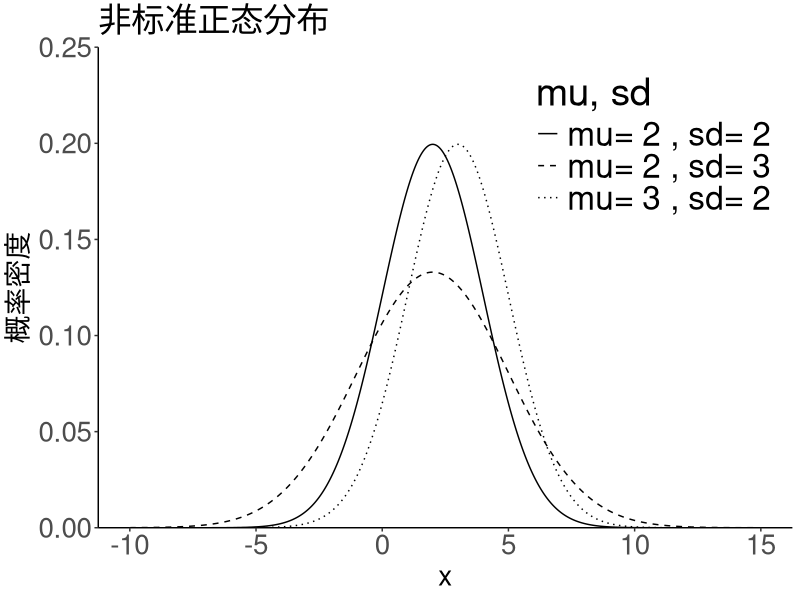
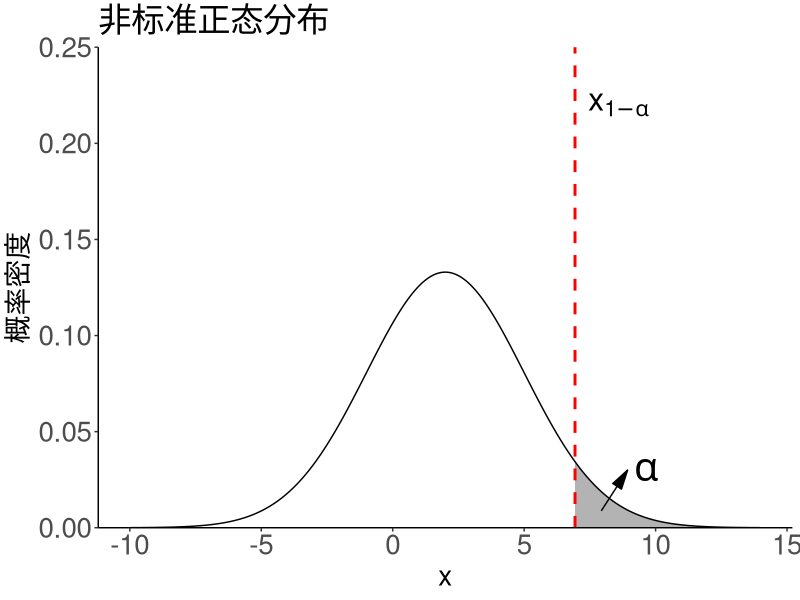
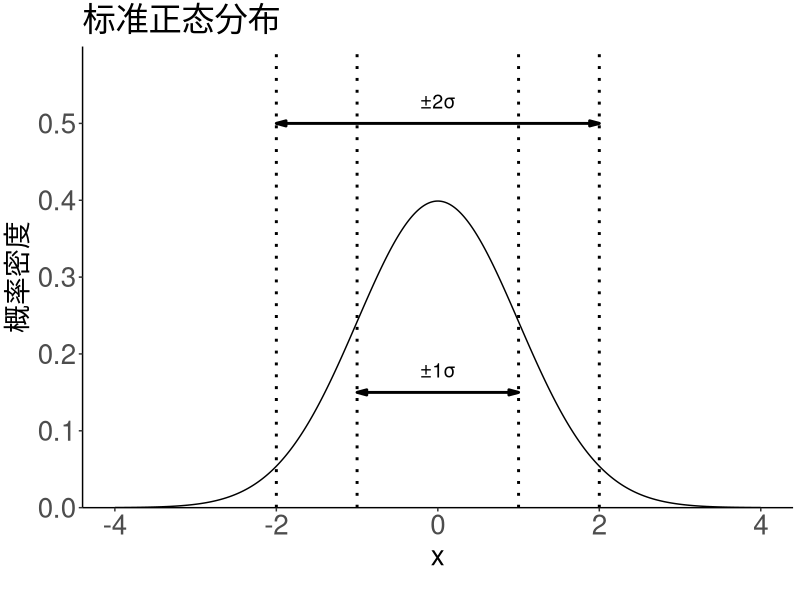
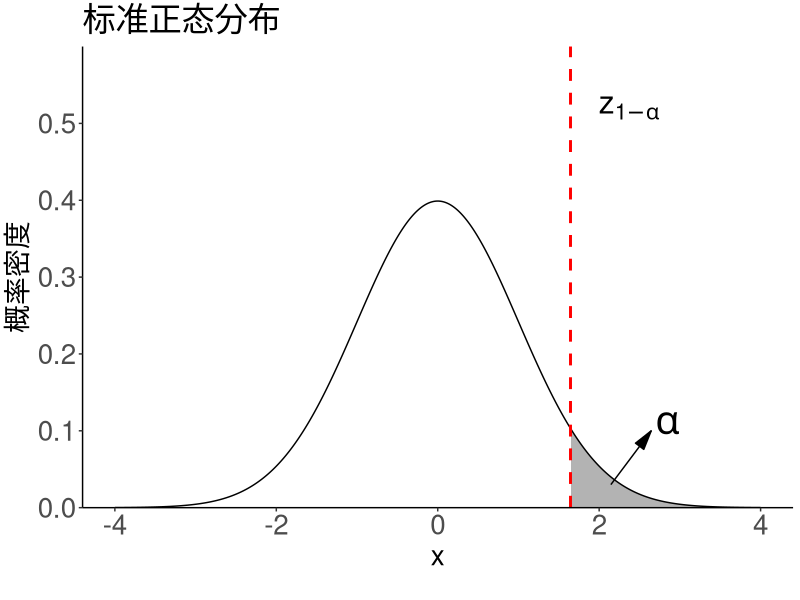
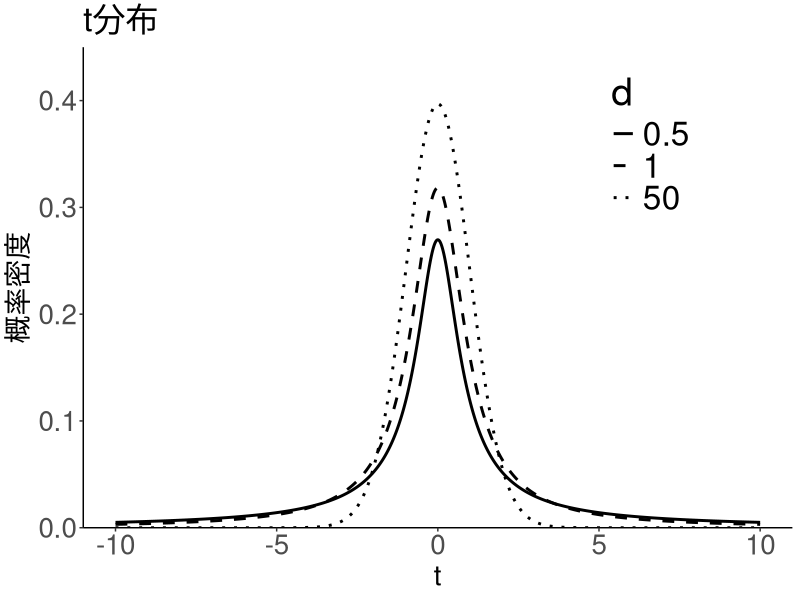
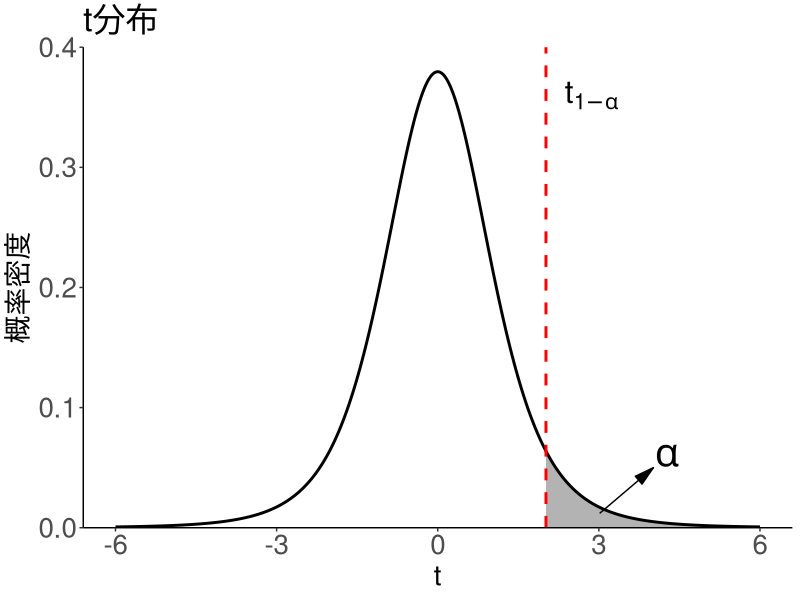
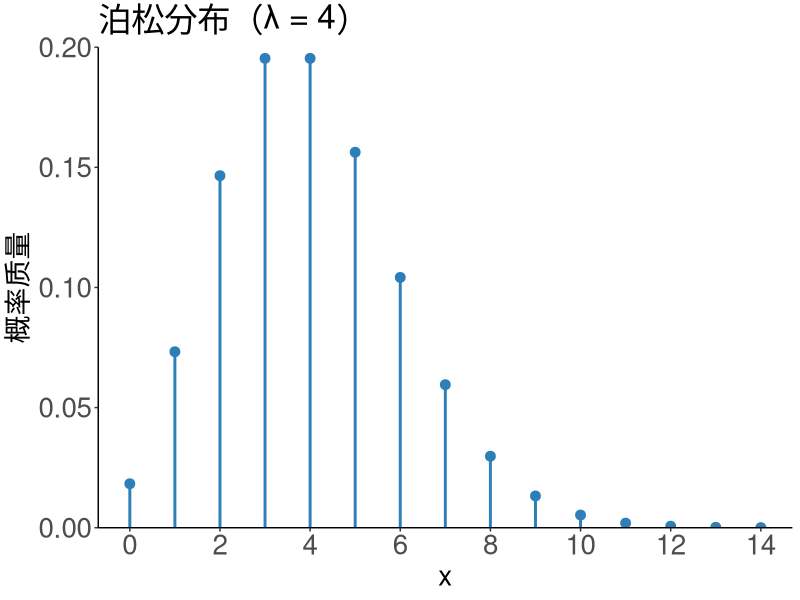
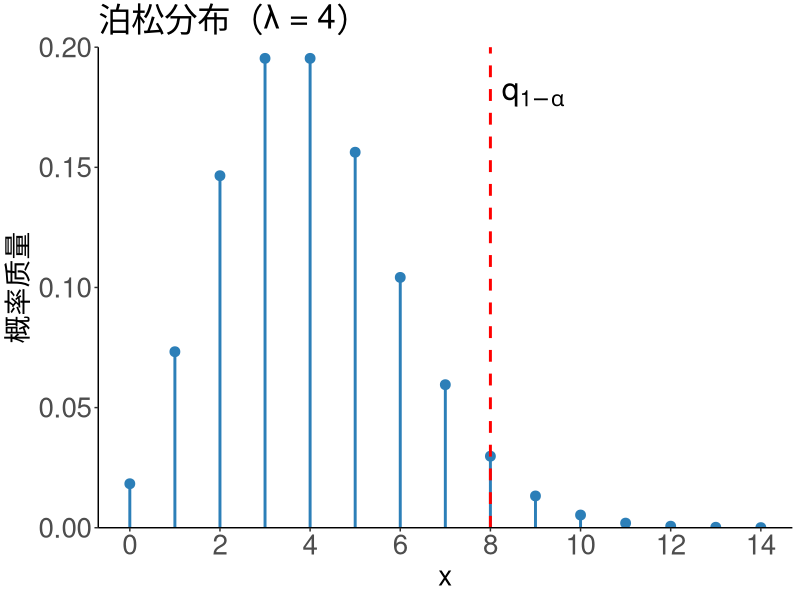

Here is the R script that generated these plots, in order:
library(gridExtra)
library(ggplot2)
library(grid)  # 用于定义箭头

##################### 1.非标准正态分布##########################
# 创建x值的范围
x <- seq(-10, 15, by = 0.01)
params <- data.frame(mu = c(2, 2, 3), sd = c(2, 3, 2))  # 指定自由度组合
df <- do.call(rbind, lapply(1:nrow(params), function(i) {
  mu <- params$mu[i]
  sd <- params$sd[i]
  y <- dnorm(x, mean = mu, sd = sd)
  data.frame(x = x, y = y, mu = mu, sd = sd)
}))
df$group <- factor(paste("mu=", df$mu, ", sd=", df$sd))

set.seed(123)
# 绘图
p1a <- ggplot(df, aes(x = x, y = y, linetype = group, group = group)) +
  geom_line(color = "black") +
  theme_classic() +
  labs(x = "x", y = "概率密度", linetype = "mu, sd") +
  ggtitle("非标准正态分布") +
  scale_y_continuous(limits = c(0, 0.25), expand = c(0, 0)) +   # 设置y轴范围
  scale_linetype_manual(values = c("solid", "dashed", "dotted")) + # 使用不同线型区分
  theme(plot.title = element_text(size = 24),   # 设置标题字体大小
        axis.title = element_text(size = 20),   # 设置坐标轴标签字体大小
        axis.text = element_text(size = 20),    # 设置坐标轴刻度字体大小
        legend.title = element_text(size = 28), # 设置图例标题字体大小
        legend.text = element_text(size = 24),   # 设置图例文本字体大小
        legend.position = c(0.8, 0.8),          # 将图例移到图内，右上角 (80% x, 80% y)
  )
p1a

mu <- 2  # 均值
sigma <- 3  # 标准差
# 创建x值的范围
x <- seq(mu - 4*sigma, mu + 4*sigma, by = 0.01)
# 计算y值，使用非标准正态分布的公式
set.seed(123)
y <- dnorm(x, mean = mu, sd = sigma)
df <- data.frame(x = x, y = y)
# 定义 alpha
alpha <- 0.05  # 例如 0.05 显著性水平
# 计算上 alpha 分位数
x_alpha <- qnorm(1 - alpha, mean = mu, sd = sigma)

p1b <- ggplot(df, aes(x = x, y = y)) +
  geom_line(color = "black") + 
  theme_classic() + 
  geom_area(data = subset(df, x >= x_alpha), aes(x = x, y = y), fill = "black", alpha = 0.3) + # 添加阴影部分
  labs(x = "x", y = "概率密度") +
  ggtitle("非标准正态分布") +
  annotate("segment", x = x_alpha + 1, xend = x_alpha + 2, y = dnorm(x_alpha + 1, mean = mu, sd = sigma) - 0.01, yend = 0.03,  # 添加指向阴影部分的箭头
           color = "black", arrow = arrow(angle = 15, length = unit(0.2, "inches"), type = "closed")) + 
  annotate("text", 
           x = x_alpha + 2.7, y = 0.03,   # 设置文字的位置，略偏离箭头终点
           label = expression(alpha),    # 使用数学符号 \(\alpha\)
           size = 10, color = "black") + 
  geom_vline(xintercept = x_alpha, linetype = "dashed", color = "red", linewidth = 1) +
  annotate("text", x = x_alpha + 0.5, y = 0.22,
           label = "x[1-alpha]", parse = TRUE, size = 8, color = "black", hjust = 0) +
  scale_y_continuous(limits = c(0, 0.25), expand = c(0, 0)) +   # 设置y轴范围
  scale_x_continuous(
    breaks = seq(-10, 15, by = 5)
  ) + 
  theme(plot.title = element_text(size = 24),   # 设置标题字体大小
        axis.title = element_text(size = 20),   # 设置坐标轴标签字体大小
        axis.text = element_text(size = 20),    # 设置坐标轴刻度字体大小
        legend.title = element_text(size = 28), # 设置图例标题字体大小
        legend.text = element_text(size = 24),   # 设置图例文本字体大小
  ) 
p1b

############################## 2.标准正态分布############################
# 创建数据
x <- seq(-4, 4, by = 0.01)
y <- dnorm(x, mean = 0, sd = 1)
a <- 0.95
x_a <- qnorm(a)
y_a <- dnorm(x_a, mean = 0, sd = 1)
df <- data.frame(x = x, y = y)

# 绘制正态分布图并添加一倍、二倍方差范围
p2a <-  ggplot(df, aes(x = x, y = y)) +
  geom_line(color = "black") + 
  geom_vline(xintercept = c(-1, 1), linetype = "dotted", color = "black", size = 1) +  # 一倍方差
  geom_vline(xintercept = c(-2, 2), linetype = "dotted", color = "black", size = 1) +  # 二倍方差
  theme_classic() +
  labs(x = "x", y = "概率密度") +
  ggtitle("标准正态分布") +
  annotate("text", x = 0, y = 0.15, label = "±1σ", vjust = -1, size = 5, color = "black") +
  annotate("text", x = 0, y = 0.5, label = "±2σ", vjust = -1, size = 5, color = "black") +
  annotate("segment", x = -1, xend = 1, y = 0.15, yend = 0.15, 
           color = "black", size = 1,
           arrow = arrow(angle = 15, length = unit(0.1, "inches"), ends = "both", type = "closed")) +  # 68% 范围线双箭头
  annotate("segment", x = -2, xend = 2, y = 0.5, yend = 0.5, 
           color = "black", size = 1,
           arrow = arrow(angle = 15, length = unit(0.1, "inches"), ends = "both", type = "closed")) +   # 95% 范围线双箭头
  coord_cartesian(ylim = c(0, 0.6)) +   # 设置y轴范围
  scale_y_continuous(expand = c(0, 0)) + 
  theme(plot.title = element_text(size = 24),   # 设置标题字体大小
        axis.title = element_text(size = 20),   # 设置坐标轴标签字体大小
        axis.text = element_text(size = 20),    # 设置坐标轴刻度字体大小
        legend.title = element_text(size = 28), # 设置图例标题字体大小
        legend.text = element_text(size = 24),   # 设置图例文本字体大小
        plot.margin = margin(t = 5, r = 5, b = 20, l = 5)
  )
p2a
# dev.off()



# pdf("4.1正态分布.pdf",width = 8, height = 4, family = "GB1")
p2b <-  ggplot(df, aes(x = x, y = y)) +
  geom_line(color = "black") +
  geom_area(data = subset(df, x >= x_a), aes(x = x, y = y), fill = "black", alpha = 0.3) +
  theme_classic() +
  labs(x = "x", y = "概率密度") +
  ggtitle("标准正态分布") + 
  annotate("segment", x = x_a + 0.5, xend = x_a + 1, y = dnorm(x_a + 0.5, mean = 0, sd = 1) - 0.01, yend = 0.1,  # 添加指向阴影部分的箭头
           color = "black", arrow = arrow(angle = 15, length = unit(0.2, "inches"), type = "closed")) + 
  annotate("text", 
           x = x_a + 1.2, y = 0.11,   # 设置文字的位置，略偏离箭头终点
           label = expression(alpha),    # 使用数学符号 \(\alpha\)
           size = 10, color = "black") + 
  geom_vline(xintercept = x_a, linetype = "dashed", color = "red", linewidth = 1) + # 上alpha分位数线
  annotate("text", x = x_a + 0.35, y = 0.52,
           label = "z[1-alpha]", parse = TRUE, size = 8, color = "black", hjust = 0) +
  coord_cartesian(ylim = c(0, 0.6)) +   # 设置y轴范围
  scale_y_continuous(expand = c(0, 0)) + 
  scale_x_continuous(breaks = seq(-4, 4, by = 2)) +
  theme(plot.title = element_text(size = 24),   # 设置标题字体大小
        axis.title = element_text(size = 20),   # 设置坐标轴标签字体大小
        axis.text = element_text(size = 20),    # 设置坐标轴刻度字体大小
        legend.title = element_text(size = 28), # 设置图例标题字体大小
        legend.text = element_text(size = 24),   # 设置图例文本字体大小
        plot.margin = margin(t = 5, r = 5, b = 20, l = 5)
  )
p2b
# dev.off()

############################ 3.t分布 ########################################
library(ggplot2)

# 创建数据
x <- seq(-10, 10, by = 0.01)
data_t <- data.frame(
  x = rep(x, 3),  # 重复 x 值三次用于绘制不同的自由度
  y = c(dt(x, df = 0.5), dt(x, df = 1), dt(x, df = 50)),  # 计算三条 t 分布的 y 值
  df = factor(rep(c(0.5, 1, 50), each = length(x)))  # 用于区分不同自由度的曲线
)

# 绘制t分布图
# pdf("4.5t分布.pdf",width = 8, height = 4, family = "GB1")
p3a <- ggplot(data_t, aes(x = x, y = y, linetype = df, group = df)) +
  geom_line(size = 1) +  # 绘制曲线
  theme_classic() +
  labs(x = "t", y = "概率密度", linetype = "d") +
  ggtitle("t分布") +
  scale_linetype_manual(values = c("solid", "dashed", "dotted")) + # 使用不同线型区分
  coord_cartesian(ylim = c(0, 0.45)) +   # 设置y轴范围
  scale_y_continuous(expand = c(0, 0)) +
  theme(plot.title = element_text(size = 24),   # 设置标题字体大小
        axis.title = element_text(size = 20),   # 设置坐标轴标签字体大小
        axis.text = element_text(size = 20),    # 设置坐标轴刻度字体大小
        legend.title = element_text(size = 28), # 设置图例标题字体大小
        legend.text = element_text(size = 24),   # 设置图例文本字体大小
        legend.position = c(0.8, 0.8),          # 将图例移到图内，右上角 (80% x, 80% y)
  )
p3a
# dev.off()

a <- 0.95
x_a <- qt(a, df = 5)
x <- seq(-6, 6, by = 0.01)
data <- data.frame(x = x, y = dt(x, df = 5))

# 绘制t分布图
# pdf("4.5t分布.pdf",width = 8, height = 4, family = "GB1")
p3b <- ggplot(data, aes(x = x, y = y)) +
  geom_line(size = 1) +  # 绘制曲线
  theme_classic() +
  labs(x = "t", y = "概率密度") +
  ggtitle("t分布") + 
  geom_area(data = subset(data, x >= x_a), aes(x = x, y = y), fill = "black", alpha = 0.3) +
  geom_vline(xintercept = x_a, linetype = "dashed", color = "red", linewidth = 1) + # 上alpha分位数线
  annotate("text", x = x_a + 0.35, y = 0.36,
           label = "t[1-alpha]", parse = TRUE, size = 8, color = "black", hjust = 0) +
  annotate("segment", x = x_a + 1, xend = x_a + 2, y = dt(x_a + 1, df = 5) - 0.005, yend = 0.05,  # 添加指向阴影部分的箭头
           color = "black", arrow = arrow(angle = 15, length = unit(0.2, "inches"), type = "closed")) +
  annotate("text",
           x = x_a + 2.25, y = 0.06,   # 设置文字的位置，略偏离箭头终点
           label = expression(alpha),    # 使用数学符号 \(\alpha\)
           size = 10, color = "black") +
  coord_cartesian(ylim = c(0, 0.4)) +   # 设置y轴范围
  scale_y_continuous(expand = c(0, 0)) +
  scale_x_continuous(breaks = seq(-6, 6, by = 3)) +
  theme(plot.title = element_text(size = 24),   # 设置标题字体大小
        axis.title = element_text(size = 20),   # 设置坐标轴标签字体大小
        axis.text = element_text(size = 20),    # 设置坐标轴刻度字体大小
        legend.title = element_text(size = 28), # 设置图例标题字体大小
        legend.text = element_text(size = 24),   # 设置图例文本字体大小
  )
p3b



################################ 4. 泊松分布 ######################### 
library(ggplot2)
# 创建数据
x <- 0:14
lambda <- 4
data <- data.frame(x = x, y = dpois(x, lambda = lambda))

# 绘制泊松分布图
# pdf("4.2泊松分布.pdf",width = 8, height = 4, family = "GB1")
p4a <- ggplot(data, aes(x = x, y = y)) +
  geom_segment(aes(xend = x, y = 0, yend = y), color = "#2C7FB8", size = 1) +
  geom_point(color = "#2C7FB8", size = 3) +
  theme_classic() +
  labs(x = "x", y = "概率质量") +
  ggtitle("泊松分布（λ = 4）") +
  coord_cartesian(ylim = c(0, 0.2)) +   # 设置y轴范围
  scale_y_continuous(expand = c(0, 0)) +
  scale_x_continuous(breaks = seq(0, 14, by = 2)) +
  theme(plot.title = element_text(size = 24),   # 设置标题字体大小
        axis.title = element_text(size = 20),   # 设置坐标轴标签字体大小
        axis.text = element_text(size = 20),    # 设置坐标轴刻度字体大小
        legend.title = element_text(size = 28), # 设置图例标题字体大小
        legend.text = element_text(size = 24),   # 设置图例文本字体大小
  )
p4a
# dev.off()


a <- 0.95
x_a <- qpois(a, lambda = lambda)
y_a <- dpois(x_a, lambda = lambda)
df <- data.frame(x = x, y = dpois(x, lambda = lambda))
p4b <- ggplot(df, aes(x = x, y = y)) +
  geom_segment(aes(xend = x, y = 0, yend = y), color = "#2C7FB8", size = 1) +
  geom_point(color = "#2C7FB8", size = 3) +
  theme_classic() +
  labs(x = "x", y = "概率质量") +
  ggtitle("泊松分布（λ = 4）") + 
  geom_vline(xintercept = x_a, linetype = "dashed", color = "red", linewidth = 1) + # 上alpha分位数线
  annotate("text", 
           x = x_a + 0.25, y = 0.18,
           label = "q[1-alpha]",
           parse = TRUE, size = 8, color = "black", hjust = 0) + 
  coord_cartesian(ylim = c(0, 0.2)) +   # 设置y轴范围
  scale_y_continuous(expand = c(0, 0)) + 
  scale_x_continuous(breaks = seq(0, 14, by = 2)) +
  theme(plot.title = element_text(size = 24),   # 设置标题字体大小
        axis.title = element_text(size = 20),   # 设置坐标轴标签字体大小
        axis.text = element_text(size = 20),    # 设置坐标轴刻度字体大小
        legend.title = element_text(size = 28), # 设置图例标题字体大小
        legend.text = element_text(size = 24),   # 设置图例文本字体大小
        axis.text.y.right = element_blank(),
        axis.ticks.y.right = element_blank(),
  )
p4b
# dev.off()



####################### 5.卡方分布 ##################
# 创建数据
library(ggplot2)
# 创建数据
x <- seq(0, 15, by = 0.01)
data_chisq <- data.frame(
  x = rep(x, 3),  # 重复 x 值三次用于绘制不同的自由度
  y = c(dchisq(x, df = 3), dchisq(x, df = 5), dchisq(x, df = 7)),  # 计算三条卡方分布的 y 值
  df = factor(rep(c(3, 5, 7), each = length(x)))  # 用于区分不同自由度的曲线
)

# 绘制卡方分布图
# pdf("4.4卡方分布.pdf",width = 8, height = 4, family = "GB1")
p5a <- ggplot(data_chisq, aes(x = x, y = y, linetype = df, group = df)) +
  geom_line(size = 1) +  # 绘制曲线
  theme_classic() +
  labs(x = "x", y = "概率密度", linetype = "d") +
  ggtitle("卡方分布") + 
  scale_linetype_manual(values = c("solid", "dashed", "dotted")) + # 使用不同线型区分
  coord_cartesian(ylim = c(0, 0.25)) +   # 设置y轴范围
  scale_y_continuous(expand = c(0, 0)) +
  theme(plot.title = element_text(size = 24),   # 设置标题字体大小
        axis.title = element_text(size = 20),   # 设置坐标轴标签字体大小
        axis.text = element_text(size = 20),    # 设置坐标轴刻度字体大小
        legend.title = element_text(size = 28), # 设置图例标题字体大小
        legend.text = element_text(size = 24),  # 设置图例文本字体大小
        legend.position = c(0.8, 0.8),          # 将图例移到图内，右上角 (80% x, 80% y)
  )
p5a
# dev.off()

a <- 0.95
x_a <- qchisq(a, df = 5)
x <- seq(0, 15, by = 0.01)
data <- data.frame(x = x, y = dchisq(x, df = 5), df = factor(rep(5, each = length(x))))

# pdf("4.4卡方分布.pdf",width = 8, height = 4, family = "GB1")
p5b <- ggplot(data, aes(x = x, y = y)) +
  geom_line(size = 1) +  # 绘制曲线
  theme_classic() + 
  labs(x = "x", y = "概率密度") + 
  ggtitle("卡方分布") + 
  geom_area(data = subset(data, x >= x_a), aes(x = x, y = y), fill = "black", alpha = 0.3) +
  geom_vline(xintercept = x_a, linetype = "dashed", color = "red", linewidth = 1) + # 上alpha分位数线
  annotate("text", x = x_a + 0.35, y = 0.18,
           label = "chi[1-alpha]^2", parse = TRUE, size = 8, color = "black", hjust = 0) +
  annotate("segment", x = x_a + 1, xend = x_a + 2, y = dchisq(x_a + 1, df = 5) - 0.01, yend = 0.05,  # 添加指向阴影部分的箭头
           color = "black", arrow = arrow(angle = 15, length = unit(0.2, "inches"), type = "closed")) +
  annotate("text",
           x = x_a + 2.2, y = 0.06,   # 设置文字的位置，略偏离箭头终点
           label = expression(alpha),    # 使用数学符号 \(\alpha\)
           size = 10, color = "black") +
  coord_cartesian(ylim = c(0, 0.2)) +   # 设置y轴范围
  scale_y_continuous(expand = c(0, 0)) +
  scale_x_continuous(breaks = seq(0, 15, by = 5)) +
  theme(plot.title = element_text(size = 24),   # 设置标题字体大小
        axis.title = element_text(size = 20),   # 设置坐标轴标签字体大小
        axis.text = element_text(size = 20),    # 设置坐标轴刻度字体大小
        legend.title = element_text(size = 28), # 设置图例标题字体大小
        legend.text = element_text(size = 24),  # 设置图例文本字体大小
  )
p5b



################### 6. F分布 #######################
# 创建数据
x <- seq(0, 10, by = 0.01)
params <- data.frame(df1 = c(5, 3, 5), df2 = c(20, 5, 10))  # 指定自由度组合
# 构建数据
data <- do.call(rbind, lapply(1:nrow(params), function(i) {
  df1 <- params$df1[i]
  df2 <- params$df2[i]
  y <- df(x, df1 = df1, df2 = df2)  # 计算 F 分布的概率密度
  data.frame(x = x, y = y, df1 = df1, df2 = df2)
}))
# 将 df1 和 df2 组合成因子，用于区分曲线
data$group <- factor(paste("df1=", data$df1, ", df2=", data$df2))

# 绘制F分布图
# pdf("4.6F分布.pdf",width = 8, height = 4, family = "GB1")
p6a <- ggplot(data, aes(x = x, y = y, linetype = group, group = group)) +
  geom_line(color = "black") +
  theme_classic() +
  labs(x = "x", y = "概率密度", linetype = "df1, df2") + # 使用不同线型区分
  ggtitle("F分布") + 
  scale_linetype_manual(values = c("solid", "dashed", "dotted")) + # 使用不同线型区分
  coord_cartesian(ylim = c(0, 0.75)) +   # 设置y轴范围
  scale_y_continuous(expand = c(0, 0)) +
  theme(plot.title = element_text(size = 24),   # 设置标题字体大小
        axis.title = element_text(size = 20),   # 设置坐标轴标签字体大小
        axis.text = element_text(size = 20),    # 设置坐标轴刻度字体大小
        legend.title = element_text(size = 28), # 设置图例标题字体大小
        legend.text = element_text(size = 24),  # 设置图例文本字体大小
        legend.position = c(0.8, 0.8)           # 将图例移到图内，右上角 (80% x, 80% y)
  )
p6a
# dev.off()



a <- 0.95
x_a <- qf(a, df1 = 5, df2 = 20)
x <- seq(0, 5, by = 0.01)
# 构建数据
data <- data.frame(x = x, y = df(x, df1 = 5, df2 = 20), df1 = 5, df2 = 20)

# 绘制F分布图
# pdf("4.6F分布.pdf",width = 8, height = 4, family = "GB1")
p6b <- ggplot(data, aes(x = x, y = y)) + 
  geom_line(color = "black") +
  theme_classic() +
  labs(x = "x", y = "概率密度") + 
  ggtitle("F分布") + 
  geom_area(data = subset(data, x >= x_a), aes(x = x, y = y), fill = "black", alpha = 0.3) +
  geom_vline(xintercept = x_a, linetype = "dashed", color = "red", linewidth = 1) + # 上alpha分位数线
  annotate("text", x = x_a + 0.15, y = 0.68,
           label = "F[1-alpha]", parse = TRUE, size = 8, color = "black", hjust = 0) +
  annotate("segment", x = 3, xend = 3.3, y = df(3, df1 = 5, df2 = 20) - 0.005, yend = 0.1,  # 添加指向阴影部分的箭头
           color = "black", arrow = arrow(angle = 15, length = unit(0.2, "inches"), type = "closed")) +
  annotate("text",
           x = 3.45, y = 0.11,   # 设置文字的位置，略偏离箭头终点
           label = expression(alpha),    # 使用数学符号 \(\alpha\)
           size = 10, color = "black") +
  coord_cartesian(ylim = c(0, 0.75)) +   # 设置y轴范围
  scale_y_continuous(expand = c(0, 0)) +
  scale_x_continuous(breaks = seq(0, 5, by = 1)) + 
  theme(plot.title = element_text(size = 24),   # 设置标题字体大小
        axis.title = element_text(size = 20),   # 设置坐标轴标签字体大小
        axis.text = element_text(size = 20),    # 设置坐标轴刻度字体大小
        legend.title = element_text(size = 28), # 设置图例标题字体大小
        legend.text = element_text(size = 24),  # 设置图例文本字体大小
  )
p6b




############################### 7. weibull 分布 #############################
# 创建数据
x <- seq(0, 2.5, length.out = 100)
data <- data.frame(
  x = rep(x, 3),  # 重复 x 值三次用于绘制不同的 shape
  y = c(dweibull(x, shape = 1.5, scale = 1), 
        dweibull(x, shape = 2, scale = 1), 
        dweibull(x, shape = 3, scale = 1)),  # 计算三条 Weibull 分布的 y 值
  shape = factor(rep(c(1.5, 2, 3), each = length(x)))  # 用于区分三条曲线的 shape 参数
)

# 绘制Weibull分布图
# pdf("4.3weibull分布.pdf",width = 8, height = 4, family = "GB1")
p7a <- ggplot(data, aes(x = x, y = y, linetype = shape, group = shape)) +
  geom_line(size = 1) +  # 绘制曲线
  theme_classic() +
  labs(x = "x", y = "概率密度", linetype = "k") +  # 添加图例标题
  ggtitle("Weibull分布") +
  scale_linetype_manual(values = c("solid", "dashed", "dotted"))  + # 自定义线型类型
  coord_cartesian(ylim = c(0, 1.25)) +   # 设置y轴范围
  scale_y_continuous(expand = c(0, 0)) +
  theme(plot.title = element_text(size = 24),   # 设置标题字体大小
        axis.title = element_text(size = 20),   # 设置坐标轴标签字体大小
        axis.text = element_text(size = 20),    # 设置坐标轴刻度字体大小
        legend.title = element_text(size = 28), # 设置图例标题字体大小
        legend.text = element_text(size = 24),  # 设置图例文本字体大小
        legend.position = c(0.8, 0.8),          # 将图例移到图内，右上角 (80% x, 80% y)
  )
p7a
# dev.off()

a <- 0.95
x_a <- qweibull(0.95, shape = 2, scale = 1)
x <- seq(0, 2.5, by = 0.01)
data <- data.frame(x = x, y = dweibull(x, shape = 2, scale = 1), shape = factor(rep(2, each = length(x))))
p7b <- ggplot(data, aes(x = x, y = y)) +
  geom_line(size = 1) +  # 绘制曲线
  theme_classic() +
  labs(x = "x", y = "概率密度") + 
  ggtitle("Weibull分布") + 
  geom_area(data = subset(data, x >= x_a - 0.01), aes(x = x, y = y), fill = "black", alpha = 0.3) + # 这里 - 0.01是因为图像不知道什么原因没有对上
  geom_vline(xintercept = x_a, linetype = "dashed", color = "red", linewidth = 1) + # 上alpha分位数线
  annotate("text", x = x_a + 0.05, y = 0.9,
           label = "W[1-alpha]", parse = TRUE, size = 8, color = "black", hjust = 0) +
  annotate("segment", x = x_a + 0.05, xend = x_a + 0.2, y = dweibull(x_a, shape = 2, scale = 1) - 0.07, yend = 0.2,  # 添加指向阴影部分的箭头
           color = "black", arrow = arrow(angle = 15, length = unit(0.2, "inches"), type = "closed")) +
  annotate("text",
           x = x_a + 0.23, y = 0.2,   # 设置文字的位置，略偏离箭头终点
           label = expression(alpha),    # 使用数学符号 \(\alpha\)
           size = 10, color = "black") +
  coord_cartesian(ylim = c(0, 1)) +   # 设置y轴范围
  scale_y_continuous(expand = c(0, 0)) + 
  scale_x_continuous(breaks = seq(0, 2.5, by = 0.5)) +
  theme(plot.title = element_text(size = 24),   # 设置标题字体大小
        axis.title = element_text(size = 20),   # 设置坐标轴标签字体大小
        axis.text = element_text(size = 20),    # 设置坐标轴刻度字体大小
        legend.title = element_text(size = 28), # 设置图例标题字体大小
        legend.text = element_text(size = 24),  # 设置图例文本字体大小
  )
p7b

cairo_pdf("分布图(6)new.pdf", width = 16, height = 22, family = "Microsoft YaHei")
grid.arrange(p1a, p1b, p2a, p2b, p3a, p3b, p4a, p4b, p5a, p5b, p6a, p6b, ncol = 2, nrow = 6)
dev.off()
